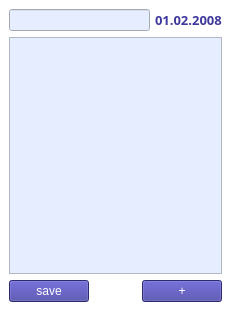
<?xml version="1.0" encoding="UTF-8"?>
<ui version="4.0">
 <class>MainWindow</class>
 <widget class="QMainWindow" name="MainWindow">
  <property name="geometry">
   <rect>
    <x>0</x>
    <y>0</y>
    <width>231</width>
    <height>333</height>
   </rect>
  </property>
  <property name="windowTitle">
   <string>MainWindow</string>
  </property>
  <property name="styleSheet">
   <string notr="true">background-color: rgb(255, 255, 255);</string>
  </property>
  <widget class="QWidget" name="centralwidget">
   <layout class="QVBoxLayout" name="verticalLayout">
    <item>
     <layout class="QHBoxLayout" name="horizontalLayout_2">
      <property name="spacing">
       <number>5</number>
      </property>
      <item>
       <widget class="QLineEdit" name="lineEdit">
        <property name="styleSheet">
         <string notr="true">background-color: rgb(229, 237, 255);</string>
        </property>
       </widget>
      </item>
      <item>
       <widget class="QLabel" name="label">
        <property name="font">
         <font>
          <family>Arial Black</family>
          <pointsize>10</pointsize>
          <weight>75</weight>
          <bold>true</bold>
         </font>
        </property>
        <property name="styleSheet">
         <string notr="true">background-color: rgb(255, 255, 255);
color: rgb(63, 57, 158)</string>
        </property>
        <property name="text">
         <string>01.02.2008</string>
        </property>
       </widget>
      </item>
     </layout>
    </item>
    <item>
     <widget class="QListView" name="listView">
      <property name="styleSheet">
       <string notr="true">background-color: rgb(229, 237, 255);</string>
      </property>
     </widget>
    </item>
    <item>
     <layout class="QHBoxLayout" name="horizontalLayout">
      <item>
       <widget class="QPushButton" name="pushButton_2">
        <property name="styleSheet">
         <string notr="true">background-color: rgb(63, 57, 158);
color: rgb(255, 255, 255);</string>
        </property>
        <property name="text">
         <string>save</string>
        </property>
       </widget>
      </item>
      <item>
       <spacer name="horizontalSpacer">
        <property name="orientation">
         <enum>Qt::Horizontal</enum>
        </property>
        <property name="sizeHint" stdset="0">
         <size>
          <width>40</width>
          <height>20</height>
         </size>
        </property>
       </spacer>
      </item>
      <item>
       <widget class="QPushButton" name="pushButton">
        <property name="styleSheet">
         <string notr="true">background-color: rgb(63, 57, 158);
color: rgb(255, 255, 255);</string>
        </property>
        <property name="text">
         <string>+</string>
        </property>
       </widget>
      </item>
     </layout>
    </item>
   </layout>
  </widget>
  <widget class="QStatusBar" name="statusbar"/>
 </widget>
 <resources/>
 <connections/>
</ui>
